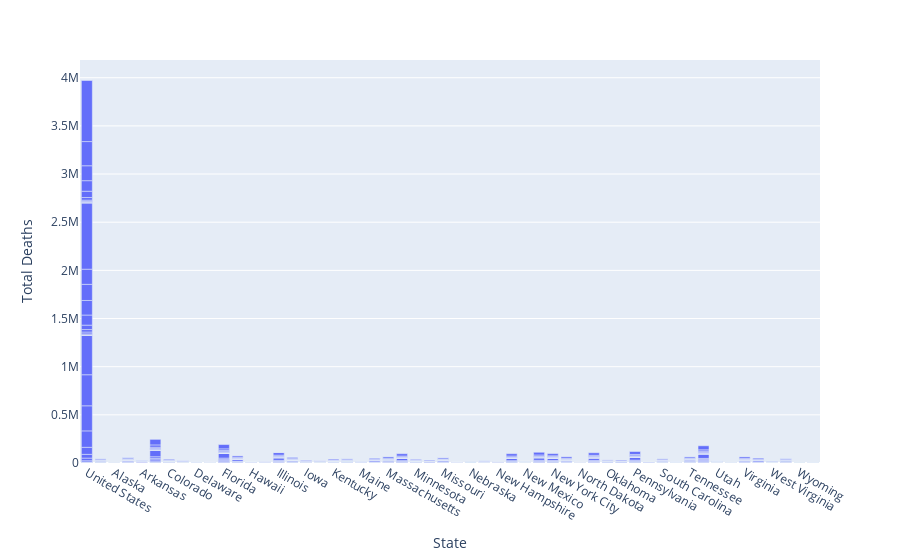

Write notebook code for a chart like this one.
### Markdown cell above
## Viz-2
### This is a bar chart showing total COVID 19 deaths, broken down by State and Age group

### Code cell
fig = px.bar(df, x='State', y='Total Deaths', category_orders={'Age group': ['65-74 Years','75-84 Years']})
fig.show()

### Figure 1 — Plotly figure (JSON) as saved in the notebook; plotly's stock layout.template omitted (floating-point values rounded to 4 significant figures; data arrays with more than 128 entries replaced by an {"elided": "..."} marker saying what was removed)
{"data": [{"alignmentgroup": "True", "hovertemplate": "State=%{x}<br>Total Deaths=%{y}<extra></extra>", "legendgroup": "", "marker": {"color": "#636efa"}, "name": "", "offsetgroup": "", "orientation": "v", "showlegend": false, "textposition": "auto", "type": "bar", "x": {"elided": "1361 str values"}, "xaxis": "x", "y": {"elided": "1361 int values"}, "yaxis": "y"}], "layout": {"barmode": "relative", "legend": {"tracegroupgap": 0}, "margin": {"t": 60}, "xaxis": {"anchor": "y", "domain": [0, 1], "title": {"text": "State"}}, "yaxis": {"anchor": "x", "domain": [0, 1], "title": {"text": "Total Deaths"}}}}
